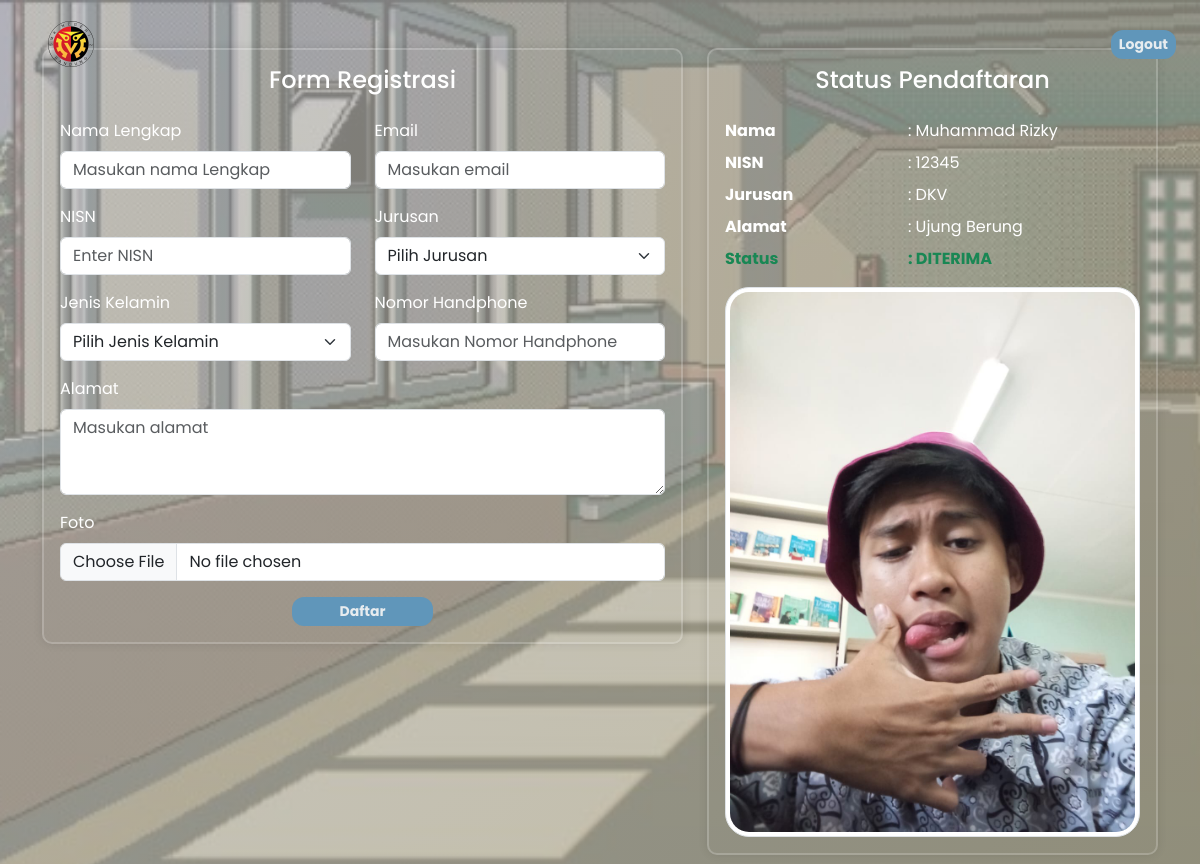
The page /casis/index.php (signed in) on the database its author committed.
### tables this page shows
CREATE TABLE `casis` (
  `id_casis` int NOT NULL,
  `id_user` int NOT NULL,
  `id_jurusan` int NOT NULL,
  `nama` varchar(50) DEFAULT NULL,
  `email` varchar(100) DEFAULT NULL,
  `NISN` int DEFAULT NULL,
  `jenis_kelamin` enum('P','L') DEFAULT NULL,
  `jurusan` enum('RPL','TKJ','DKV','Animasi') DEFAULT NULL,
  `alamat` varchar(100) DEFAULT NULL,
  `no_hp` varchar(15) DEFAULT NULL,
  `foto` varchar(255) NOT NULL,
  `status` enum('DITERIMA','TIDAK DITERIMA') DEFAULT NULL
);

### casis/index.php (the view, shortened to what this page needs)
<?php
include '../service/koneksi.php';
?>
<!DOCTYPE html>
<html lang="id">
<head>
  <link href="https://cdn.jsdelivr.net/npm/bootstrap@5.3.0/dist/css/bootstrap.min.css" rel="stylesheet"/>
  <link rel="stylesheet" href="https://cdnjs.cloudflare.com/ajax/libs/animate.css/4.1.1/animate.min.css" />
  <link rel="stylesheet" href="../style.css" />
</head>
<body class="bg-light">
  <nav class="navbar fixed-top navbar-expand-lg bg-gradient-custom py-3">
    <div class="container-fluid px-4">
      <a class="navbar-brand fw-bold text-purple">
        <img src="../assets/img/logoSMKN2.png" alt="logosmkn2" width="46" height="46" />
      </a>
      <div class="collapse navbar-collapse justify-content-end" id="navbarNav">
        <ul class="navbar-nav align-items-center gap-3">
          <li class="nav-item">
            <a href="../logout.php" class="btn btn-sm btn-purple">Logout</a>
          </li>
        </ul>
      </div>
    </div>
  </nav>
  <section class="hero-section d-flex align-items-center">
    <div class="container py-3">
      <div class="row g-4">
        <div class="col-lg-7 animate__animated animate__fadeInLeft animate__delay-0.8s">
          <div class="card">
            <div class="card-body">
              <h4 class="text-center mb-4">Form Registrasi</h4>
              <form action="pendaftaran.php" method="POST" enctype="multipart/form-data">
                <div class="row">
                  <div class="col-md-6 mb-3">
                    <label for="nama" class="form-label">Nama Lengkap</label>
                    <input type="text" class="form-control" id="nama" name="nama" placeholder="Masukan nama Lengkap" required>
                  </div>
                  <div class="col-md-6 mb-3">
                    <label for="email" class="form-label">Email</label>
                    <input type="email" class="form-control" id="email" name="email" placeholder="Masukan email" required>
                  </div>
                </div>
                <div class="row">
                  <div class="col-md-6 mb-3">
                    <label for="nisn" class="form-label">NISN</label>
                    <input type="number" class="form-control" id="nisn" name="nisn" placeholder="Enter NISN" required>
                  </div>
                  <div class="col-md-6 mb-3">
                    <label for="id_jurusan" class="form-label">Jurusan</label>
                    <select class="form-select" name="id_jurusan" required>
                      <option value="">Pilih Jurusan</option>
                    </select>
                  </div>
                </div>
                <div class="row">
                  <div class="col-md-6 mb-3">
                    <label for="jenis_kelamin" class="form-label">Jenis Kelamin</label>
                    <select class="form-select" name="jenis_kelamin" required>
                      <option value="">Pilih Jenis Kelamin</option>
                    </select>
                  </div>
                  <div class="col-md-6 mb-3">
                    <label for="no_hp" class="form-label">Nomor Handphone</label>
                    <input type="number" class="form-control" id="no_hp" name="no_hp" placeholder="Masukan Nomor Handphone" required>
                  </div>
                </div>
                <div class="mb-3">
                  <label for="alamat" class="form-label">Alamat</label>
                  <textarea class="form-control" id="alamat" name="alamat" placeholder="Masukan alamat" rows="3" required></textarea>
                </div>
                <div class="mb-3">
                  <label for="foto" class="form-label">Foto</label>
                  <input type="file" class="form-control" id="foto" name="foto" required>
                </div>
                <div class="text-center">
                  <button type="submit" class="btn btn-sm px-5">Daftar</button>
                </div>
              </form>
            </div>
          </div>
        </div>
        <div class="col-lg-5 mb-2 animate__animated animate__fadeInRight animate__delay-1s">
          <div class="card">
            <div class="card-body">
              <h4 class="text-center mb-4">Status Pendaftaran</h4>
              <?php
              if (isset($_SESSION['id_user'])) {
                $id_user = $_SESSION['id_user'];
                $sql = "SELECT * FROM casis WHERE id_user = $id_user";
                $hasil = $koneksi->query($sql);
                if ($hasil && $hasil->num_rows > 0) {
                  $data = $hasil->fetch_assoc();
                  if($data['status'] == ""){
                    $status = "Belum Dikonfirmasi";
                  } else {
                    $status = $data['status'];
                  }
              ?>
                  <div class="mb-2">
                    <div class="row">
                      <div class="col-5 fw-bold">Nama</div>
                      <div class="col-7">: <?php echo $data['nama']; ?></div>
                    </div>
                  </div>
                  <div class="mb-2">
                    <div class="row">
                      <div class="col-5 fw-bold">NISN</div>
                      <div class="col-7">: <?php echo $data['NISN']; ?></div>
                    </div>
                  </div>
                  <div class="mb-2">
                    <div class="row">
                      <div class="col-5 fw-bold">Jurusan</div>
                      <div class="col-7">: <?php echo $data['jurusan']; ?></div>
                    </div>
                  </div>
                  <div class="mb-2">
                    <div class="row">
                      <div class="col-5 fw-bold">Alamat</div>
                      <div class="col-7">: <?php echo $data['alamat']; ?></div>
                    </div>
                  </div>
                  <div class="mb-3">
                    <div class="row">
                      <div class="col-5 fw-bold text-success">Status</div>
                      <div class="col-7 fw-bold text-success">: <?php echo $status; ?></div>
                    </div>
                  </div>
                  <div class="text-center mt-3">
                    <img src="<?php echo $data['foto']; ?>" class="img-thumbnail" style="max-width: 100%; height: auto; border-radius: 24px;" alt="<?php echo $data['nama']; ?>">
                  </div>
              <?php
                }
              }
              ?>
            </div>
          </div>
        </div>
      </div>
    </div>
  </section>
</body>
</html>

### style.css (style rules this page uses)
:root { --antiflash-white: #e7ecefff; --yinmn-blue: #274c77ff; --air-superiority-blue: #6096baff; --uranian-blue: #a3cef1ff; --white: #c9d9c6; }
* { margin: 0; padding: 0; box-sizing: border-box; font-family: "Poppins", sans-serif; scroll-behavior: smooth; }
body { background: linear-gradient( to bottom right, rgba(255, 255, 255, 0.5), rgba(246, 234, 187, 0.5) ), url("assets/img/background.png"); background-size: cover; background-position: center; background-repeat: no-repeat; background-attachment: fixed; min-height: 100vh; margin-top: 32px; }
.bg-gradient-custom { background: transparent; box-shadow: none; }
.navbar-brand { font-size: 28px; font-weight: 800; letter-spacing: 1px; }
.navbar-brand img { width: 70px; height: 70px; margin-left: 30px; transition: all .5s ease-in-out; }
.text-purple { color: var(--antiflash-white); }
.btn { background-color: var(--air-superiority-blue); font-weight: bold; border: none; border-radius: 12px; color: var(--antiflash-white); transition: all 0.3s ease-in-out; }
.hero-section { min-height: 100vh; }

### casis/index.php (style rules this page uses)
.navbar-brand img { width: 46px; height: 46px; margin-left: 24px; transition: all 0.4s ease; }
.card { background: transparent; border: 2px solid rgba(255, 255, 255, .2); box-shadow: 0 0 10px rgba(0, 0, 0, .1); backdrop-filter: blur(10px); border-radius: 10px; color: white; transition: all 0.3s ease; }

### rows shown on the page
casis: nama "Muhammad Rizky", NISN "12345", jurusan "DKV", alamat "Ujung Berung", status "DITERIMA", foto (picture)
